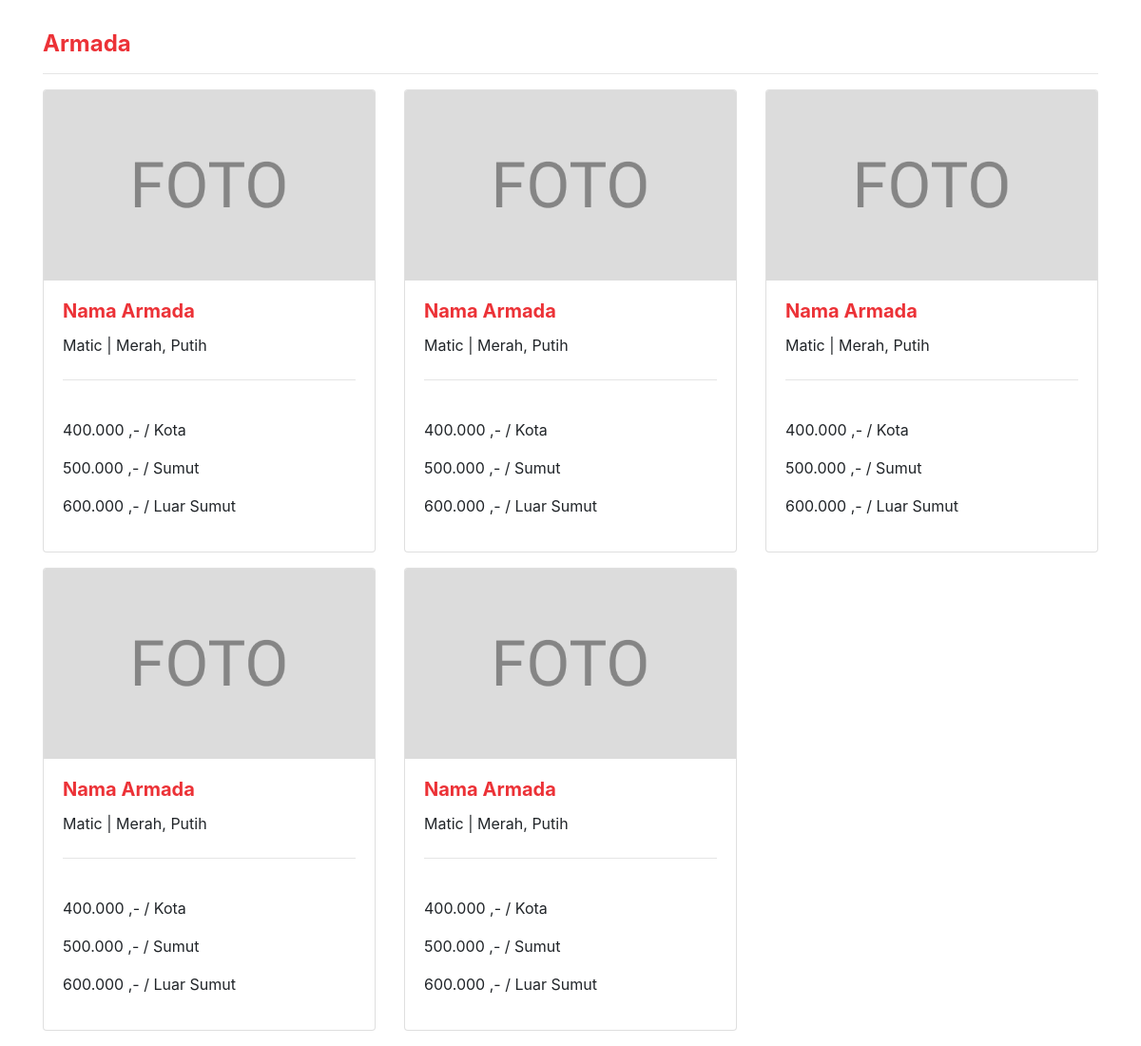
/page/mobil.php, run on the app's committed database.
### tables this page shows
CREATE TABLE `tbl_mobil` (
  `id_mobil` int(11) NOT NULL,
  `nama_mobil` varchar(100) NOT NULL,
  `tipe_mobil` varchar(100) NOT NULL,
  `warna_mobil` varchar(100) NOT NULL,
  `kota` varchar(100) NOT NULL,
  `sumut` varchar(100) NOT NULL,
  `l_sumut` varchar(100) NOT NULL,
  `foto` varchar(100) NOT NULL
);

### admin/functions.php (called while the page is built, shortened)
<?php
    $conn = mysqli_connect("localhost", "root", "", "rental");
    function tampilData($query){
        global $conn;
        $result = mysqli_query($conn, $query);
        $rows = [];
        while( $row = mysqli_fetch_assoc($result)) {
            $rows[] = $row;
        }
        return $rows;
    }
?>

### page/mobil.php (the view, shortened to what this page needs)
<?php
require '../admin/functions.php';
    $tbl_mobil = tampilData("SELECT * FROM tbl_mobil");
?>
<!DOCTYPE html>
<html>
<head>
    <link rel="stylesheet" href="../assets/bootstrap/css/bootstrap.min.css">
    <link rel="stylesheet" href="../assets/fonts/font-awesome.min.css">
    <link rel="stylesheet" href="../assets/css/styles.css">
</head>
<body>
<div class="section1" id="armada">
        <div class="container">
            <h4>Armada</h4>
            <hr>
            <div class="row">
            <?php foreach( $tbl_mobil as $row) : ?>
                <div class="col-md-4">
                    <div class="card">
                        <img class="card-img-top" src="../assets/img/<?= $row ["foto"] ?>" onclick="window.open(this.src)">
                        <div class="card-body">
                            <h5 class="card-title"><?= $row ["nama_mobil"] ?></h5>
                            <label><?= $row ["tipe_mobil"] ?></label>
                            <label> | </label>
                            <label><?= $row ["warna_mobil"] ?></label>
                            <hr>
                            <br>
                            <p class="txt_tarif"><?= $row ["kota"] ?> ,- / Kota</p>
                            <p class="txt_tarif"><?= $row ["sumut"] ?> ,- / Sumut</p>
                            <p class="txt_tarif"><?= $row ["l_sumut"] ?> ,- / Luar Sumut</p>
                        </div>
                    </div>
                </div>
                <?php endforeach; ?>
            </div>
        </div>
    </div>
</body>
</html>

### assets/css/styles.css (style rules this page uses)
.section1 { padding-top: 16px; margin-top: 16px; }
.card-img-top { height: 200px; object-fit: cover; }
.txt_tarif { line-height: 24px; }
.card { margin-bottom: 16px; }
.card-title { text-overflow: ellipsis; overflow: hidden; white-space: nowrap; }
h1, h2, h3, h4, h5, h6 { color: #EC3237; font-weight: bold; }
body { scroll-behavior: smooth; }

### data on the page
tbl_mobil: foto (picture), nama_mobil "Nama Armada", tipe_mobil "Matic", warna_mobil "Merah, Putih", kota "400.000", sumut "500.000", l_sumut "600.000"
tbl_mobil: foto (picture), nama_mobil "Nama Armada", tipe_mobil "Matic", warna_mobil "Merah, Putih", kota "400.000", sumut "500.000", l_sumut "600.000"
tbl_mobil: foto (picture), nama_mobil "Nama Armada", tipe_mobil "Matic", warna_mobil "Merah, Putih", kota "400.000", sumut "500.000", l_sumut "600.000"
tbl_mobil: foto (picture), nama_mobil "Nama Armada", tipe_mobil "Matic", warna_mobil "Merah, Putih", kota "400.000", sumut "500.000", l_sumut "600.000"
tbl_mobil: foto (picture), nama_mobil "Nama Armada", tipe_mobil "Matic", warna_mobil "Merah, Putih", kota "400.000", sumut "500.000", l_sumut "600.000"
